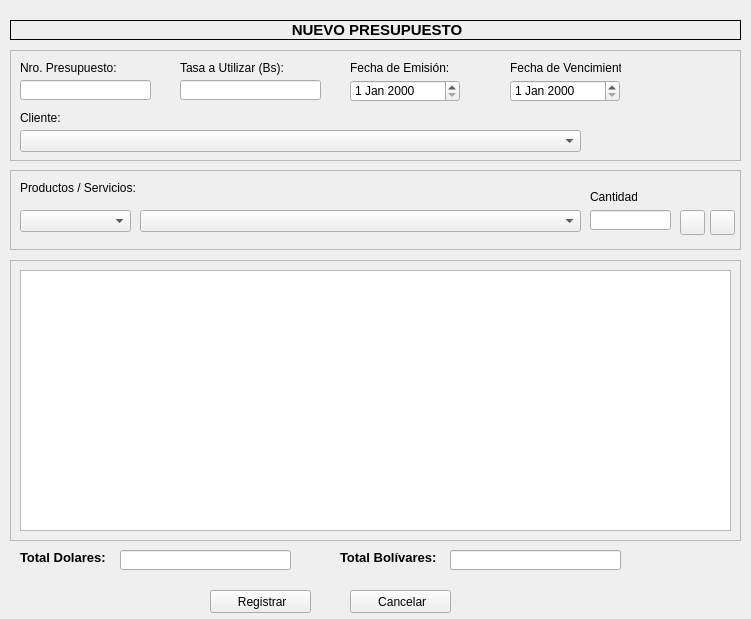
<?xml version="1.0" encoding="UTF-8"?>
<ui version="4.0">
 <class>nuevoPresupuestoWindow</class>
 <widget class="QWidget" name="nuevoPresupuestoWindow">
  <property name="geometry">
   <rect>
    <x>0</x>
    <y>0</y>
    <width>751</width>
    <height>619</height>
   </rect>
  </property>
  <property name="windowTitle">
   <string>Nuevo Presupuesto</string>
  </property>
  <widget class="QLabel" name="label">
   <property name="geometry">
    <rect>
     <x>10</x>
     <y>20</y>
     <width>731</width>
     <height>20</height>
    </rect>
   </property>
   <property name="frameShape">
    <enum>QFrame::Box</enum>
   </property>
   <property name="text">
    <string>&lt;html&gt;&lt;head/&gt;&lt;body&gt;&lt;p align=&quot;center&quot;&gt;&lt;span style=&quot; font-size:11pt; font-weight:600;&quot;&gt;NUEVO PRESUPUESTO&lt;/span&gt;&lt;/p&gt;&lt;/body&gt;&lt;/html&gt;</string>
   </property>
  </widget>
  <widget class="QFrame" name="frame">
   <property name="geometry">
    <rect>
     <x>10</x>
     <y>50</y>
     <width>731</width>
     <height>111</height>
    </rect>
   </property>
   <property name="frameShape">
    <enum>QFrame::StyledPanel</enum>
   </property>
   <property name="frameShadow">
    <enum>QFrame::Raised</enum>
   </property>
   <widget class="QLabel" name="label_2">
    <property name="geometry">
     <rect>
      <x>340</x>
      <y>10</y>
      <width>111</width>
      <height>16</height>
     </rect>
    </property>
    <property name="text">
     <string>&lt;html&gt;&lt;head/&gt;&lt;body&gt;&lt;p&gt;Fecha de Emisión:&lt;/p&gt;&lt;/body&gt;&lt;/html&gt;</string>
    </property>
   </widget>
   <widget class="QDateEdit" name="presupuestoEmiRegDateEdit">
    <property name="geometry">
     <rect>
      <x>340</x>
      <y>30</y>
      <width>110</width>
      <height>22</height>
     </rect>
    </property>
   </widget>
   <widget class="QLabel" name="label_3">
    <property name="geometry">
     <rect>
      <x>500</x>
      <y>10</y>
      <width>111</width>
      <height>16</height>
     </rect>
    </property>
    <property name="text">
     <string>&lt;html&gt;&lt;head/&gt;&lt;body&gt;&lt;p&gt;Fecha de Vencimiento:&lt;/p&gt;&lt;/body&gt;&lt;/html&gt;</string>
    </property>
   </widget>
   <widget class="QDateEdit" name="presupuestoVencRegDateEdit">
    <property name="geometry">
     <rect>
      <x>500</x>
      <y>30</y>
      <width>110</width>
      <height>22</height>
     </rect>
    </property>
   </widget>
   <widget class="QLabel" name="label_4">
    <property name="geometry">
     <rect>
      <x>10</x>
      <y>10</y>
      <width>101</width>
      <height>16</height>
     </rect>
    </property>
    <property name="text">
     <string>&lt;html&gt;&lt;head/&gt;&lt;body&gt;&lt;p&gt;Nro. Presupuesto:&lt;/p&gt;&lt;/body&gt;&lt;/html&gt;</string>
    </property>
   </widget>
   <widget class="QLineEdit" name="presupuestoNroReglineEdit">
    <property name="geometry">
     <rect>
      <x>10</x>
      <y>30</y>
      <width>131</width>
      <height>20</height>
     </rect>
    </property>
   </widget>
   <widget class="QLabel" name="label_5">
    <property name="geometry">
     <rect>
      <x>10</x>
      <y>60</y>
      <width>61</width>
      <height>16</height>
     </rect>
    </property>
    <property name="text">
     <string>&lt;html&gt;&lt;head/&gt;&lt;body&gt;&lt;p&gt;Cliente:&lt;/p&gt;&lt;/body&gt;&lt;/html&gt;</string>
    </property>
   </widget>
   <widget class="QComboBox" name="presupuestoClienteRegComboBox">
    <property name="geometry">
     <rect>
      <x>10</x>
      <y>80</y>
      <width>561</width>
      <height>22</height>
     </rect>
    </property>
   </widget>
   <widget class="QLabel" name="label_6">
    <property name="geometry">
     <rect>
      <x>170</x>
      <y>10</y>
      <width>121</width>
      <height>16</height>
     </rect>
    </property>
    <property name="text">
     <string>&lt;html&gt;&lt;head/&gt;&lt;body&gt;&lt;p&gt;Tasa a Utilizar (Bs):&lt;/p&gt;&lt;/body&gt;&lt;/html&gt;</string>
    </property>
   </widget>
   <widget class="QLineEdit" name="presupuestoTasaRegLineEdit">
    <property name="geometry">
     <rect>
      <x>170</x>
      <y>30</y>
      <width>141</width>
      <height>20</height>
     </rect>
    </property>
   </widget>
  </widget>
  <widget class="QFrame" name="frame_2">
   <property name="geometry">
    <rect>
     <x>10</x>
     <y>170</y>
     <width>731</width>
     <height>80</height>
    </rect>
   </property>
   <property name="frameShape">
    <enum>QFrame::StyledPanel</enum>
   </property>
   <property name="frameShadow">
    <enum>QFrame::Raised</enum>
   </property>
   <widget class="QLabel" name="label_7">
    <property name="geometry">
     <rect>
      <x>10</x>
      <y>10</y>
      <width>121</width>
      <height>16</height>
     </rect>
    </property>
    <property name="text">
     <string>&lt;html&gt;&lt;head/&gt;&lt;body&gt;&lt;p&gt;Productos / Servicios:&lt;/p&gt;&lt;/body&gt;&lt;/html&gt;</string>
    </property>
   </widget>
   <widget class="QComboBox" name="presupuestoTipoRegComboBox">
    <property name="geometry">
     <rect>
      <x>10</x>
      <y>40</y>
      <width>111</width>
      <height>22</height>
     </rect>
    </property>
   </widget>
   <widget class="QComboBox" name="presupuestoProdServRegComboBox">
    <property name="geometry">
     <rect>
      <x>130</x>
      <y>40</y>
      <width>441</width>
      <height>22</height>
     </rect>
    </property>
   </widget>
   <widget class="QLineEdit" name="presupuestoCantRegLineEdit">
    <property name="geometry">
     <rect>
      <x>580</x>
      <y>40</y>
      <width>81</width>
      <height>20</height>
     </rect>
    </property>
   </widget>
   <widget class="QPushButton" name="presupuestoNuevoAddPushButton">
    <property name="geometry">
     <rect>
      <x>670</x>
      <y>40</y>
      <width>25</width>
      <height>25</height>
     </rect>
    </property>
    <property name="text">
     <string/>
    </property>
    <property name="icon">
     <iconset>
      <normaloff>../assets/icons/botones/agregar_item.png</normaloff>../assets/icons/botones/agregar_item.png</iconset>
    </property>
    <property name="iconSize">
     <size>
      <width>24</width>
      <height>24</height>
     </size>
    </property>
   </widget>
   <widget class="QLabel" name="label_11">
    <property name="geometry">
     <rect>
      <x>580</x>
      <y>20</y>
      <width>47</width>
      <height>13</height>
     </rect>
    </property>
    <property name="text">
     <string>&lt;html&gt;&lt;head/&gt;&lt;body&gt;&lt;p&gt;Cantidad:&lt;/p&gt;&lt;/body&gt;&lt;/html&gt;</string>
    </property>
   </widget>
   <widget class="QPushButton" name="presupuestoNuevoElimPushButton">
    <property name="geometry">
     <rect>
      <x>700</x>
      <y>40</y>
      <width>25</width>
      <height>25</height>
     </rect>
    </property>
    <property name="text">
     <string/>
    </property>
    <property name="icon">
     <iconset>
      <normaloff>../assets/icons/botones/eliminar_item.png</normaloff>../assets/icons/botones/eliminar_item.png</iconset>
    </property>
    <property name="iconSize">
     <size>
      <width>24</width>
      <height>24</height>
     </size>
    </property>
   </widget>
  </widget>
  <widget class="QFrame" name="frame_3">
   <property name="geometry">
    <rect>
     <x>10</x>
     <y>260</y>
     <width>731</width>
     <height>281</height>
    </rect>
   </property>
   <property name="frameShape">
    <enum>QFrame::StyledPanel</enum>
   </property>
   <property name="frameShadow">
    <enum>QFrame::Raised</enum>
   </property>
   <widget class="QTableWidget" name="presupuestoRegTableWidget">
    <property name="geometry">
     <rect>
      <x>10</x>
      <y>10</y>
      <width>711</width>
      <height>261</height>
     </rect>
    </property>
   </widget>
  </widget>
  <widget class="QLabel" name="label_8">
   <property name="geometry">
    <rect>
     <x>20</x>
     <y>550</y>
     <width>101</width>
     <height>16</height>
    </rect>
   </property>
   <property name="text">
    <string>&lt;html&gt;&lt;head/&gt;&lt;body&gt;&lt;p&gt;&lt;span style=&quot; font-size:10pt; font-weight:600;&quot;&gt;Total Dolares:&lt;/span&gt;&lt;/p&gt;&lt;/body&gt;&lt;/html&gt;</string>
   </property>
  </widget>
  <widget class="QLabel" name="label_9">
   <property name="geometry">
    <rect>
     <x>340</x>
     <y>550</y>
     <width>111</width>
     <height>16</height>
    </rect>
   </property>
   <property name="text">
    <string>&lt;html&gt;&lt;head/&gt;&lt;body&gt;&lt;p&gt;&lt;span style=&quot; font-size:10pt; font-weight:600;&quot;&gt;Total Bolívares:&lt;/span&gt;&lt;/p&gt;&lt;/body&gt;&lt;/html&gt;</string>
   </property>
  </widget>
  <widget class="QLabel" name="label_10">
   <property name="geometry">
    <rect>
     <x>450</x>
     <y>550</y>
     <width>271</width>
     <height>16</height>
    </rect>
   </property>
   <property name="text">
    <string>&lt;html&gt;&lt;head/&gt;&lt;body&gt;&lt;p&gt;&lt;br/&gt;&lt;/p&gt;&lt;/body&gt;&lt;/html&gt;</string>
   </property>
  </widget>
  <widget class="QPushButton" name="presupuestoAceptarRegPushButton">
   <property name="geometry">
    <rect>
     <x>210</x>
     <y>590</y>
     <width>101</width>
     <height>23</height>
    </rect>
   </property>
   <property name="text">
    <string> Registrar</string>
   </property>
   <property name="icon">
    <iconset>
     <normaloff>../assets/icons/botones/agregar.png</normaloff>../assets/icons/botones/agregar.png</iconset>
   </property>
  </widget>
  <widget class="QPushButton" name="presupuestoCancelarRegPushButton">
   <property name="geometry">
    <rect>
     <x>350</x>
     <y>590</y>
     <width>101</width>
     <height>23</height>
    </rect>
   </property>
   <property name="text">
    <string> Cancelar</string>
   </property>
   <property name="icon">
    <iconset>
     <normaloff>../assets/icons/botones/cancelar.png</normaloff>../assets/icons/botones/cancelar.png</iconset>
   </property>
  </widget>
  <widget class="QLineEdit" name="presupuestoTotDolarLineEdit">
   <property name="enabled">
    <bool>true</bool>
   </property>
   <property name="geometry">
    <rect>
     <x>120</x>
     <y>550</y>
     <width>171</width>
     <height>20</height>
    </rect>
   </property>
   <property name="readOnly">
    <bool>true</bool>
   </property>
  </widget>
  <widget class="QLineEdit" name="presupuestoTotBsLineEdit">
   <property name="enabled">
    <bool>true</bool>
   </property>
   <property name="geometry">
    <rect>
     <x>450</x>
     <y>550</y>
     <width>171</width>
     <height>20</height>
    </rect>
   </property>
   <property name="readOnly">
    <bool>true</bool>
   </property>
  </widget>
 </widget>
 <resources/>
 <connections/>
</ui>
